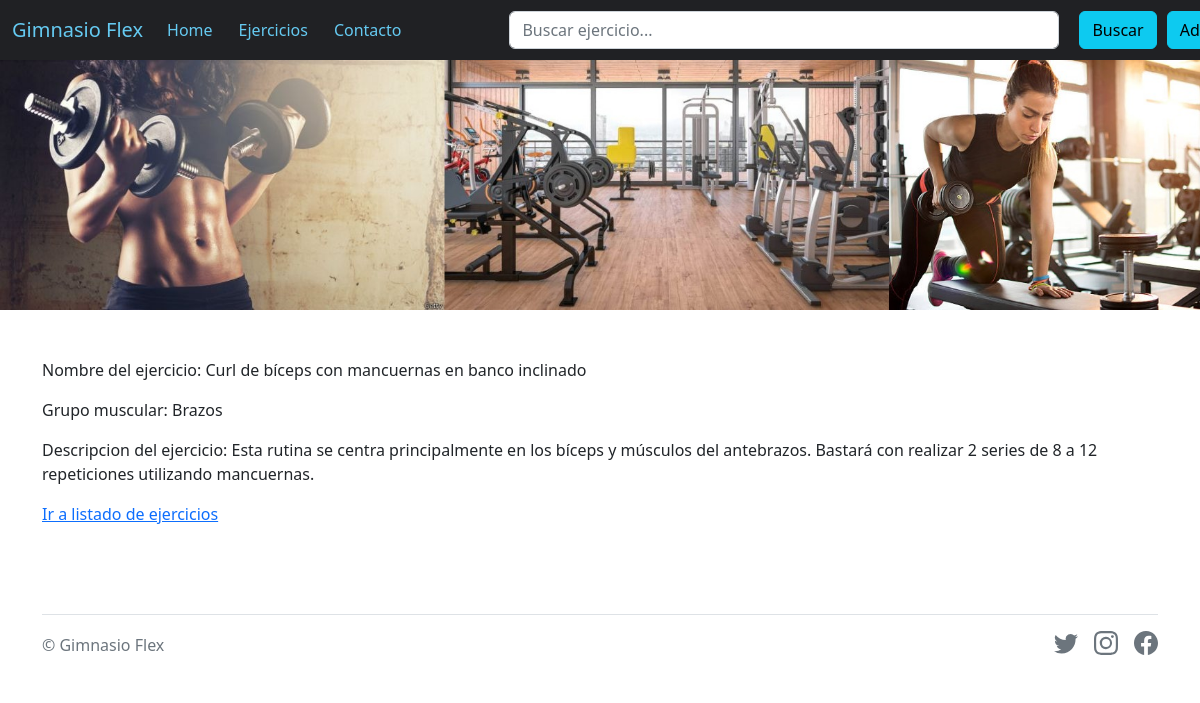
Screenshot of /modificar-nombre/ver-ejercicio-detalle/4 (signed in) with the database file from the repository.
### blog_recetas/models.py (models this page shows, shortened)
class Ejercicio(models.Model):
    nombre_ejercicio = models.CharField(max_length=200)
    grupo_muscular = models.CharField(max_length=50)
    paso_a_paso = models.CharField(max_length=500)

### blog_recetas/views.py (the view)
# urls.py: path('ver-ejercicio-detalle/<pk>', Ejercicio_DV.as_view(), name='Ver_ejercicio_detalle'),
class Ejercicio_DV(DetailView):
    model= Ejercicio
    template_name= "ver_rutina_detalle.html"

### blog_recetas/templates/ver_rutina_detalle.html
{% extends "index.html" %}
{% load static %}
{% block bloque1 %}
    <div>
        <p>Nombre del ejercicio: {{ejercicio.nombre_ejercicio}}</p>
        <p>Grupo muscular: {{ejercicio.grupo_muscular}}</p>
        <p>Descripcion del ejercicio: {{ejercicio.paso_a_paso}}</p>
        <p>
            <a href="{% url 'Ver_ejercicio' %}">Ir a listado de ejercicios</a>
        </p>
    </div>
{% endblock bloque1 %}

### rows the page displays
Ejercicio: nombre_ejercicio "Curl de bíceps con mancuernas en banco inclinado", grupo_muscular "Brazos", paso_a_paso "Esta rutina se centra principalmente en los bíceps y músculos del antebrazos. Bastará con realizar 2 series de 8 a 12 repeticiones utilizando mancuernas."
